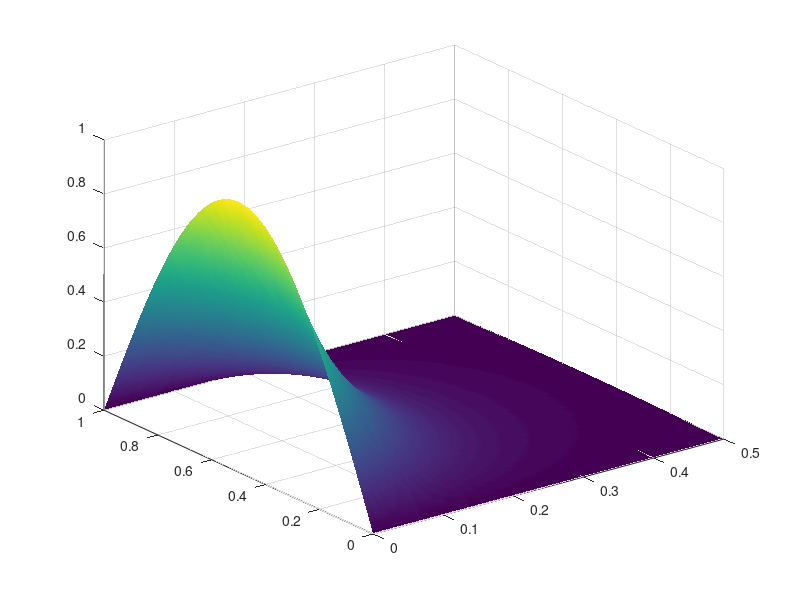
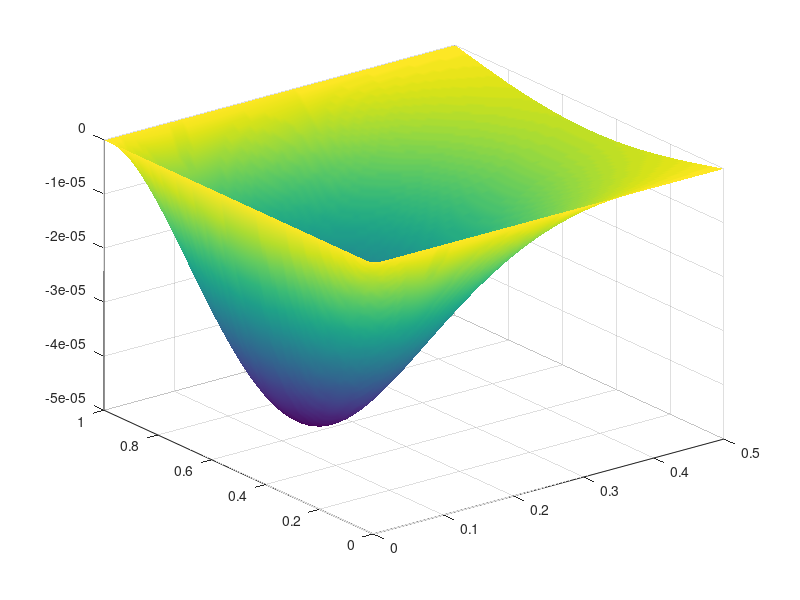

Here is the MATLAB script that generated these plots, in order:
clear all; close all; clc;

% u_t = u_xx
% u(t, 0) = 0
% u(t, 1) = 0
% u(0, x) = sin(pi * x)

Nx = 101
x0 = 0;
xf = 1;
x = linspace(x0, xf, Nx);
dx = x(2) - x(1)

t0 = 0;
tf = 0.5;
Nt = 101
t = linspace(t0, tf, Nt);
dt = t(2) - t(1)

U = zeros(Nx, Nt);
U(:, 1) = sin(pi * x);
U(1, :) = 0;
U(end, :) = 0;

% Crank-Nicolson Method
% Solve with Trapezoidal Method

A = (diag(-2 * ones(Nx - 2, 1)) + diag(ones(Nx - 3, 1), 1) + diag(ones(Nx - 3, 1), -1)) / dx^2;
% (I - dt / 2 * A) * u_(k+1) = (I + dt / 2 * A) * u_k
I = eye(Nx - 2);
A_lhs = (I - (dt / 2) * A);
A_rhs = (I + (dt / 2) * A);

for k = 1:Nt - 1
    U(2:end-1, k + 1) = A_lhs \ (A_rhs * U(2:end-1, k));
end

[T, X] = meshgrid(t, x);

figure()
surf(T, X, U)
shading interp

true_solution = @(t, x)(exp(-pi^2 * t) .* sin(pi * x));

err = U - true_solution(T, X);
figure()
surf(T, X, err)
shading interp

global_err = max(abs(err(:)))